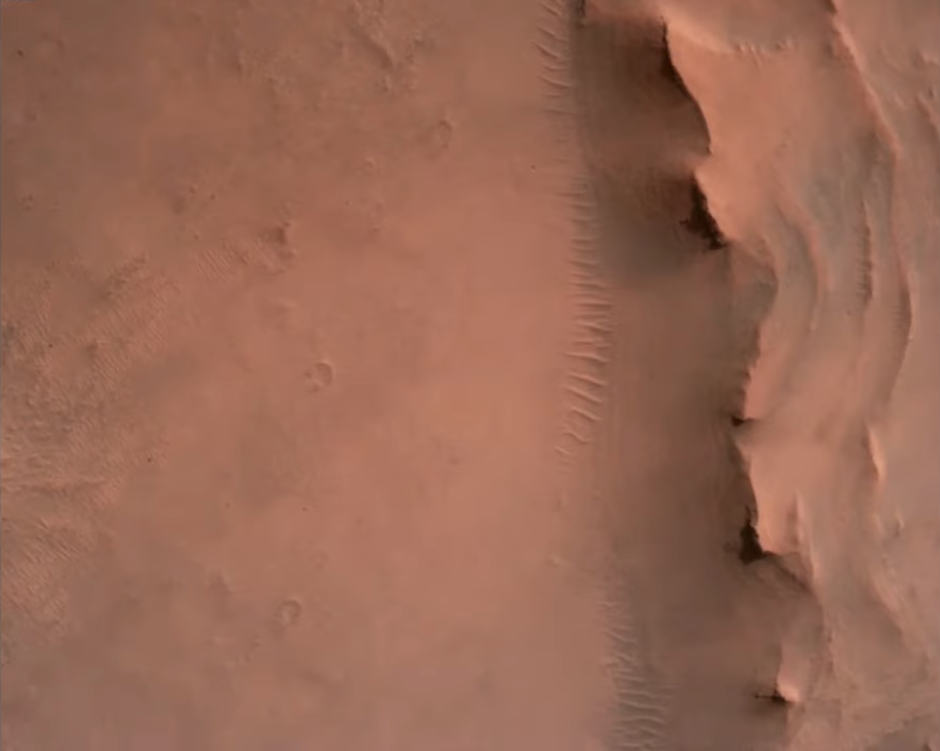
#> input picture data/aerials/Mars_Perseverance_descent_3.png, 940 x 751 px, shrunk from 2696 x 2155 before the run
$ python landing_jezero_sw.py
#> lines starting #> are read from the running program, lines starting #| are printed output that depends on the picture; long printed decimals are rounded
#> further down, img1 is the input picture: shape (751, 940, 3) float32; mean R, G, B 0.596, 0.408, 0.335
### src/perseverance/__init__.py
import matplotlib
matplotlib.use('Qt5Agg')

from os.path import dirname, realpath, join

assetsdir = join(dirname(dirname(dirname(realpath(__file__)))), "data", "aerials")

def rgb2gray(img):
    r = img[:, :, 0]
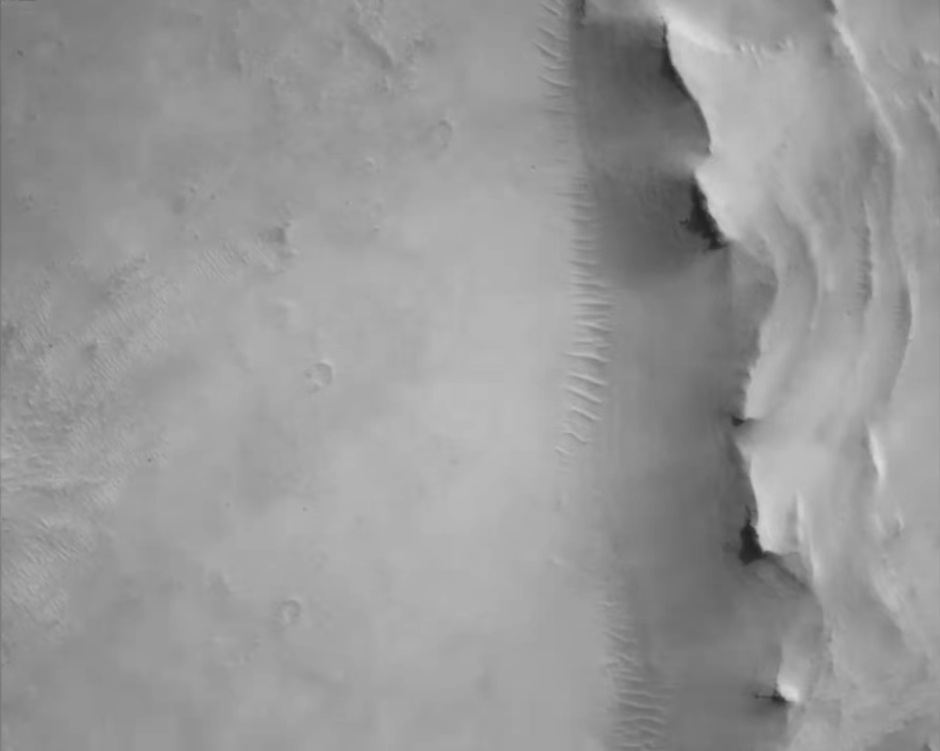
#> r: shape (751, 940) float32; min 0.129, max 0.855, mean 0.596
    g = img[:, :, 1]
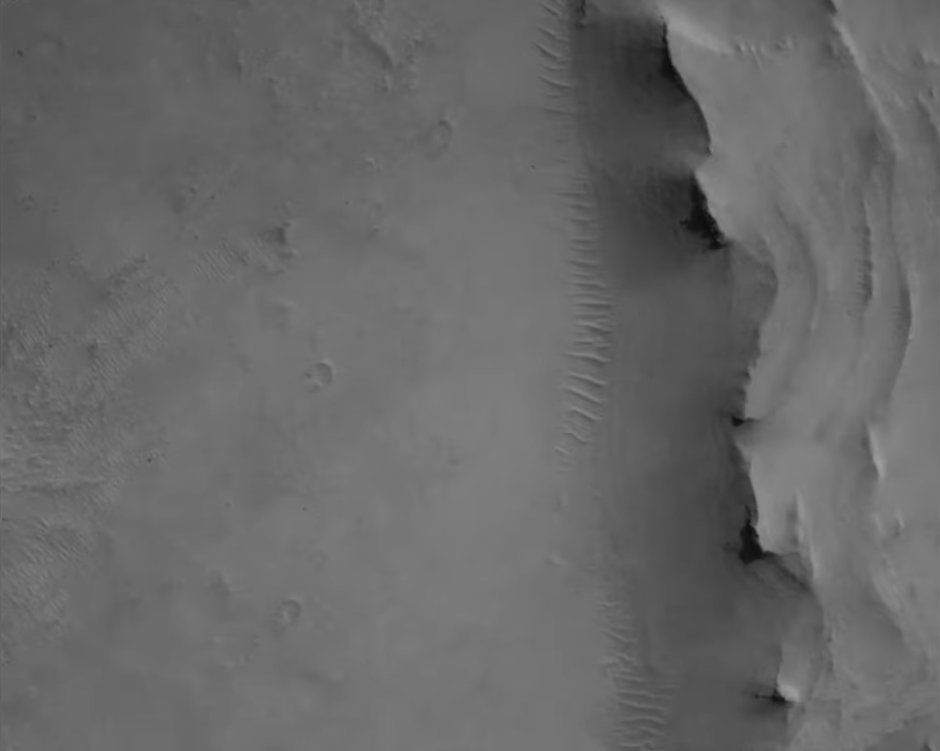
#> g: shape (751, 940) float32; min 0.0471, max 0.62, mean 0.408
    b = img[:, :, 2]
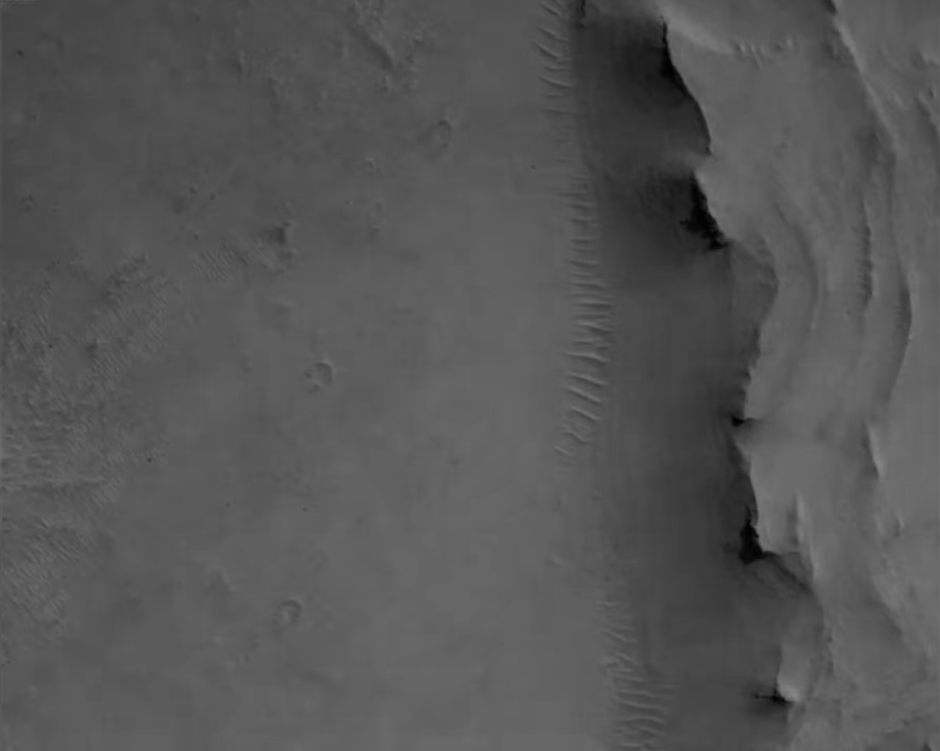
#> b: shape (751, 940) float32; min 0, max 0.529, mean 0.335
    return (
        0.2989 * r + 0.5879 * g + 0.114 * b
    )
#| 0.4157 0.4695
#| 0.4463 0.4564
#| 0.4463 0.4564
#| 0.1302 0.06798
#| 0.01696 0.004622

def threshold(img, thresh=127):
    return ((img > thresh) * 255).astype("uint8")

def inverted_threshold(img, thresh=127):
#> called with thresh = 127
    return ((img < thresh) * 255).astype("uint8")
#> returned value: shape (751, 940); every value is 255

### src/perseverance/landing_jezero_sw.py
"""
IMAGE SEGMENTATION: image thresholding
on Mars Perseverance landing aerial image
(south west edge of Jezero Crater)
"""
from os.path import join

import numpy as np
import matplotlib.pyplot as plt
import matplotlib.image as mpimg

from __init__ import assetsdir, rgb2gray, threshold, inverted_threshold


img1 = mpimg.imread(join(assetsdir, "Mars_Perseverance_descent_3.png"))
grayscale_img1 = rgb2gray(img1)
print(np.median(img1), np.median(grayscale_img1))
print(np.average(img1), np.average(grayscale_img1))
print(np.mean(img1), np.mean(grayscale_img1))
print(np.std(img1), np.std(grayscale_img1))
print(np.var(img1), np.var(grayscale_img1))

_, axs = plt.subplots(2, 2, constrained_layout=True)

axs[0,0].set_title("Original")
axs[0,0].imshow(img1)

axs[0,1].set_title("grayscale")
axs[0,1].imshow(grayscale_img1, cmap="gray")

axs[1,0].set_title("grayscale - inverted threshold 127 grayscale")
axs[1,0].imshow(grayscale_img1 - inverted_threshold(grayscale_img1), cmap="gray")

axs[1,1].set_title("inverted threshold 127 grayscale - grayscale")
axs[1,1].imshow(inverted_threshold(grayscale_img1) - grayscale_img1, cmap="gray")

plt.show()
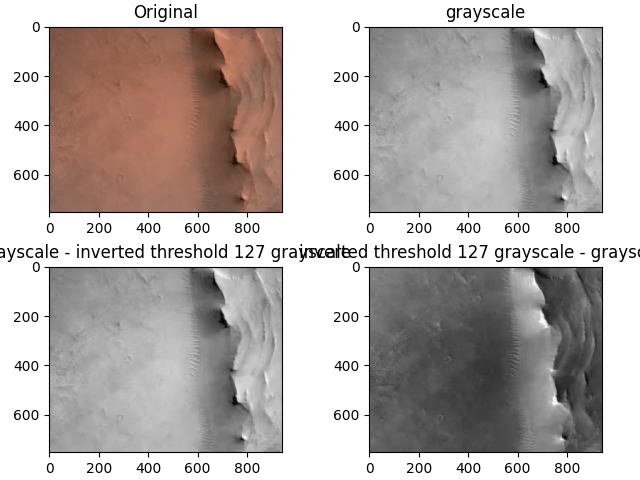
#> figure drawn by matplotlib, 4 panels

$ run again, with data/aerials/Mars_Perseverance_descent_1.png copied over data/aerials/Mars_Perseverance_descent_3.png
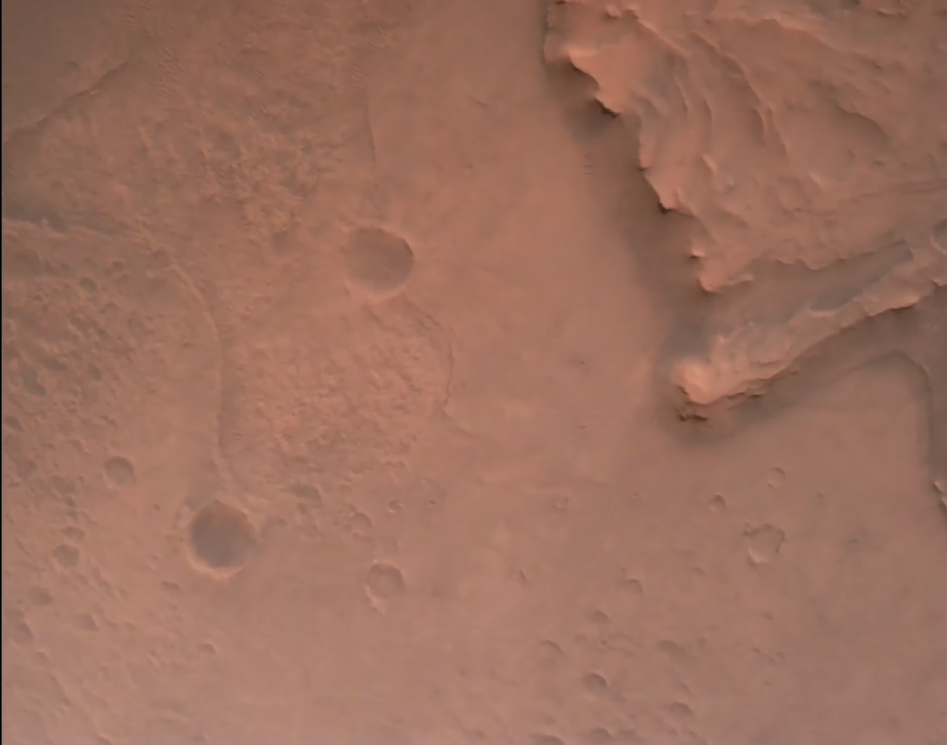
#> input picture data/aerials/Mars_Perseverance_descent_1.png, 947 x 745 px, shrunk from 2266 x 1782 before the run
#> img1 is the input picture: shape (745, 947, 3) float32; mean R, G, B 0.608, 0.437, 0.371
#> in rgb2gray, `b = img[:, :, 2]`:
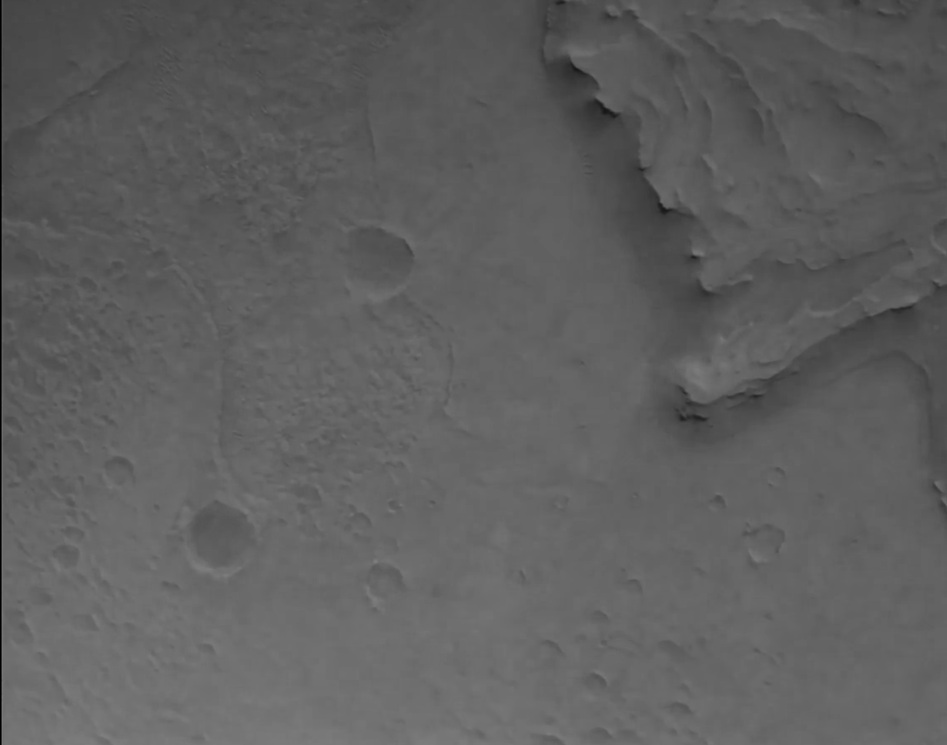
#> b: shape (745, 947) float32; min 0, max 0.494, mean 0.371
#| 0.4471 0.4901
#| 0.4721 0.481
#| 0.4721 0.481
#| 0.1145 0.05379
#| 0.01312 0.002893
#> `plt.show()`:
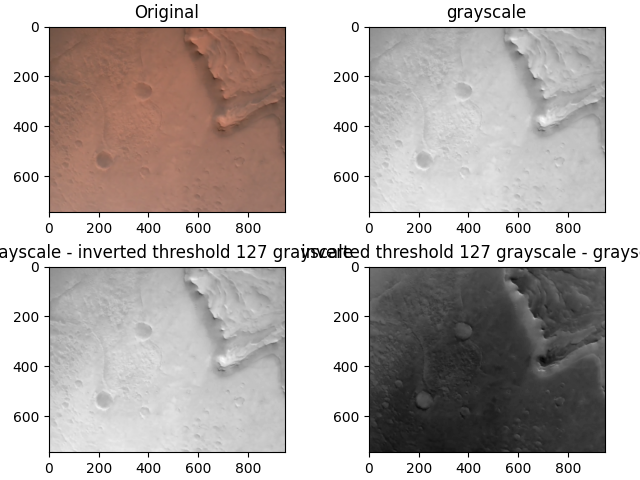
#> figure drawn by matplotlib, 4 panels

$ run again, with data/aerials/Mars_Perseverance_descent_2.png copied over data/aerials/Mars_Perseverance_descent_3.png
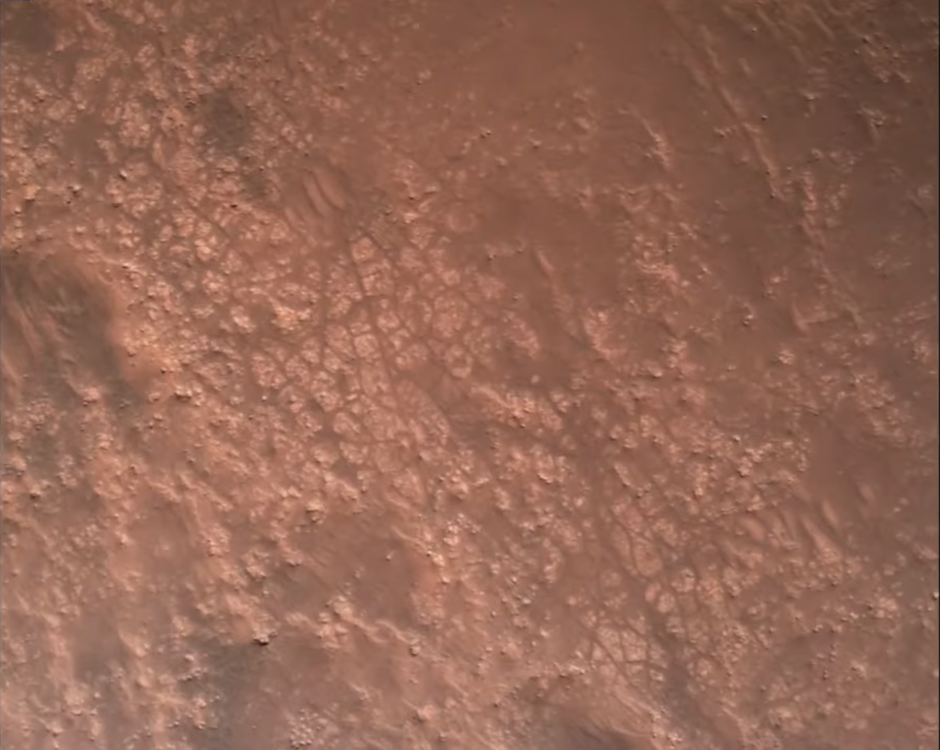
#> input picture data/aerials/Mars_Perseverance_descent_2.png, 940 x 750 px, shrunk from 2703 x 2157 before the run
#> img1 is the input picture: shape (750, 940, 3) float32; mean R, G, B 0.579, 0.403, 0.335
#> in rgb2gray, `b = img[:, :, 2]`:
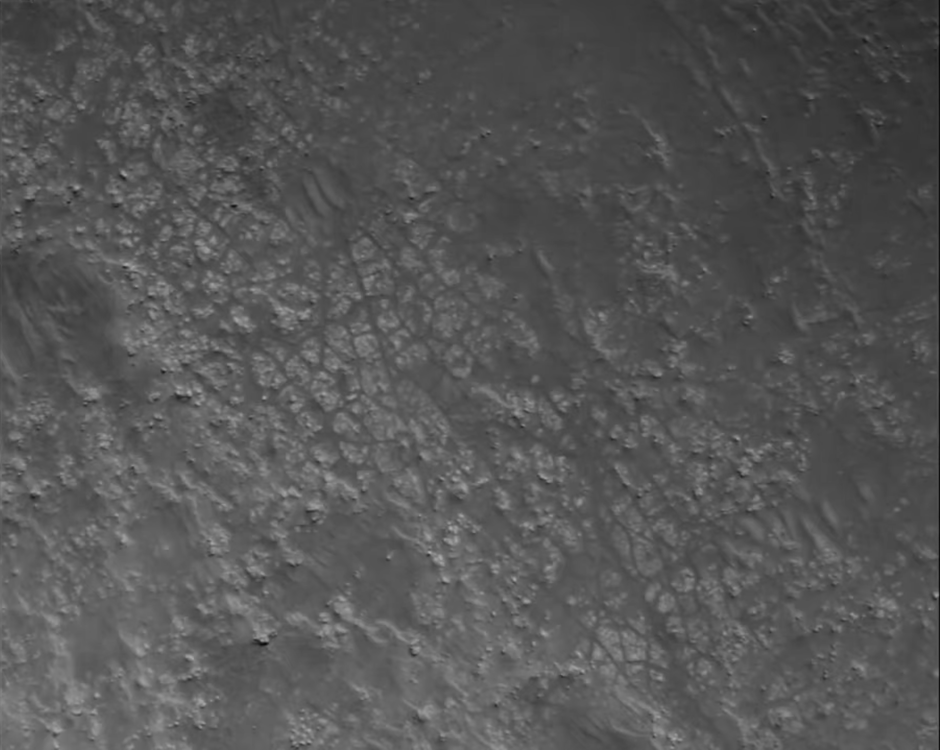
#> b: shape (750, 940) float32; min 0.0275, max 0.675, mean 0.335
#| 0.4118 0.4426
#| 0.4389 0.448
#| 0.4389 0.448
#| 0.1281 0.07544
#| 0.0164 0.005691
#> `plt.show()`:
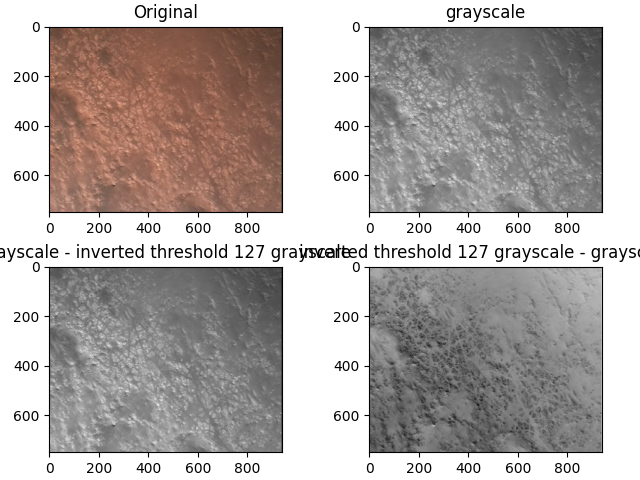
#> figure drawn by matplotlib, 4 panels

$ run again, with data/aerials/2.1.01.tiff saved as data/aerials/Mars_Perseverance_descent_3.png
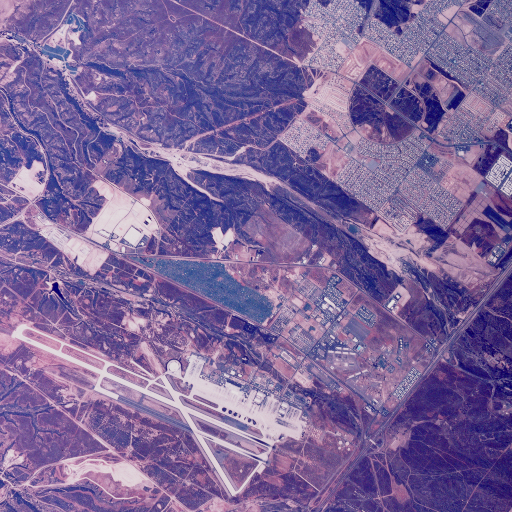
#> input picture data/aerials/2.1.01.tiff, 512 x 512 px
#> img1 is the input picture: shape (512, 512, 3) float32; mean R, G, B 0.493, 0.403, 0.603
#> in rgb2gray, `b = img[:, :, 2]`:
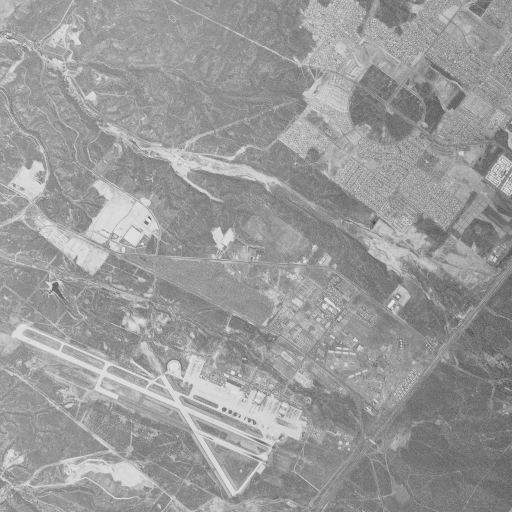
#> b: shape (512, 512) float32; min 0.231, max 0.89, mean 0.603
#| 0.5098 0.4321
#| 0.5 0.4533
#| 0.5 0.4533
#| 0.1744 0.1615
#| 0.0304 0.02609
#> `plt.show()`:
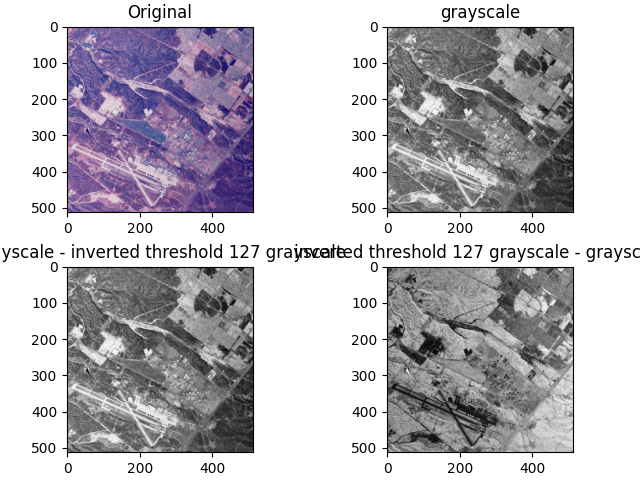
#> figure drawn by matplotlib, 4 panels
